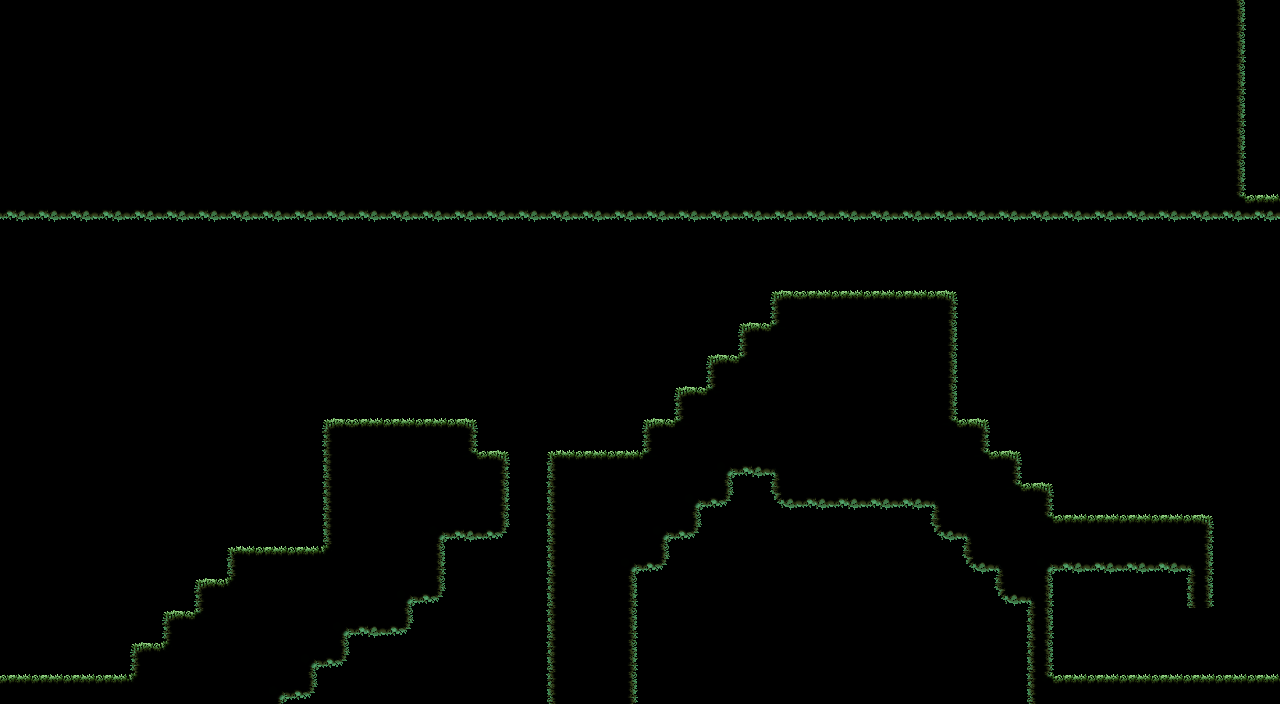

Tiled map render using the project's own tile images. Description and the whole map definition, tile-layer contents included, below:
An orthogonal 40x22 tile map with 32x32 px tiles, 1 tile layer (Tile Layer 1).

<map version="1.10" tiledversion="1.11.2" orientation="orthogonal" renderorder="right-down" width="40" height="22" tilewidth="32" tileheight="32" infinite="0" nextlayerid="2" nextobjectid="1">
 <tileset firstgid="1" source="../Mossy Tileset.tsx" />
 <layer id="1" name="Tile Layer 1" width="40" height="22">
  <data encoding="csv">
9,9,9,9,9,9,9,9,9,9,9,9,9,9,9,9,9,9,9,9,9,9,9,9,9,9,9,9,9,9,9,9,9,9,9,9,9,9,10,0,
9,9,9,9,9,9,9,9,9,9,9,9,9,9,9,9,9,9,9,9,9,9,9,9,9,9,9,9,9,9,9,9,9,9,9,9,9,9,10,0,
9,9,9,9,9,9,9,9,9,9,9,9,9,9,9,9,9,9,9,9,9,9,9,9,9,9,9,9,9,9,9,9,9,9,9,9,9,9,10,0,
9,9,9,9,9,9,9,9,9,9,9,9,9,9,9,9,9,9,9,9,9,9,9,9,9,9,9,9,9,9,9,9,9,9,9,9,9,9,10,0,
9,9,9,9,9,9,9,9,9,9,9,9,9,9,9,9,9,9,9,9,9,9,9,9,9,9,9,9,9,9,9,9,9,9,9,9,9,9,10,0,
9,9,9,9,9,9,9,9,9,9,9,9,9,9,9,9,9,9,9,9,9,9,9,9,9,9,9,9,9,9,9,9,9,9,9,9,9,9,10,0,
16,16,16,16,16,16,16,16,16,16,16,16,16,16,16,16,16,16,16,16,16,16,16,16,16,16,16,16,16,16,16,16,16,16,16,16,16,16,38,23,
0,0,0,0,0,0,0,0,0,0,0,0,0,0,0,0,0,0,0,0,0,0,0,0,0,0,0,0,0,0,0,0,0,0,0,0,0,0,0,0,
0,0,0,0,0,0,0,0,0,0,0,0,0,0,0,0,0,0,0,0,0,0,0,0,0,0,0,0,0,0,0,0,0,0,0,0,0,0,0,0,
0,0,0,0,0,0,0,0,0,0,0,0,0,0,0,0,0,0,0,0,0,0,0,0,2147483651,2,2,2,2,3,0,0,0,0,0,0,0,0,0,0,
0,0,0,0,0,0,0,0,0,0,0,0,0,0,0,0,0,0,0,0,0,0,0,2147483651,2147483660,9,9,9,9,10,0,0,0,0,0,0,0,0,0,0,
0,0,0,0,0,0,0,0,0,0,0,0,0,0,0,0,0,0,0,0,0,0,2147483651,2147483660,9,9,9,9,9,10,0,0,0,0,0,0,0,0,0,0,
0,0,0,0,0,0,0,0,0,0,0,0,0,0,0,0,0,0,0,0,0,2147483651,2147483660,9,9,9,9,9,9,10,0,0,0,0,0,0,0,0,0,0,
0,0,0,0,0,0,0,0,0,0,2147483651,2,2,2,3,0,0,0,0,0,2147483651,2147483660,9,9,9,9,9,9,9,12,3,0,0,0,0,0,0,0,0,0,
0,0,0,0,0,0,0,0,0,0,8,9,9,9,12,3,0,1,2,2,2147483660,9,5,16,6,9,9,9,9,9,12,3,0,0,0,0,0,0,0,0,
0,0,0,0,0,0,0,0,0,0,8,9,9,9,9,10,0,8,9,9,9,5,17,0,15,16,16,16,16,6,9,12,3,0,0,0,0,0,0,0,
0,0,0,0,0,0,0,0,0,0,8,9,9,5,16,17,0,8,9,9,5,17,0,0,0,0,0,0,0,15,6,9,12,2,2,2,2,3,0,0,
0,0,0,0,0,0,0,1,2,2,13,9,9,10,0,0,0,8,9,5,17,0,0,0,0,0,0,0,0,0,15,6,5,16,16,16,16,30,0,0,
0,0,0,0,0,0,2147483651,13,9,9,9,9,5,17,0,0,0,8,9,10,0,0,0,0,0,0,0,0,0,0,0,15,30,0,0,0,0,11,0,0,
0,0,0,0,0,2147483651,2147483660,9,9,9,5,16,17,0,0,0,0,8,9,10,0,0,0,0,0,0,0,0,0,0,0,0,11,0,0,0,0,0,0,0,
0,0,0,0,2147483651,13,9,9,9,5,17,0,0,0,0,0,0,8,9,10,0,0,0,0,0,0,0,0,0,0,0,0,11,0,0,0,0,0,0,0,
2,2,2,2,13,9,9,9,5,17,0,0,0,0,0,0,0,8,9,10,0,0,0,0,0,0,0,0,0,0,0,0,36,2,2,2,2,2,2,2
</data>
 </layer>
</map>